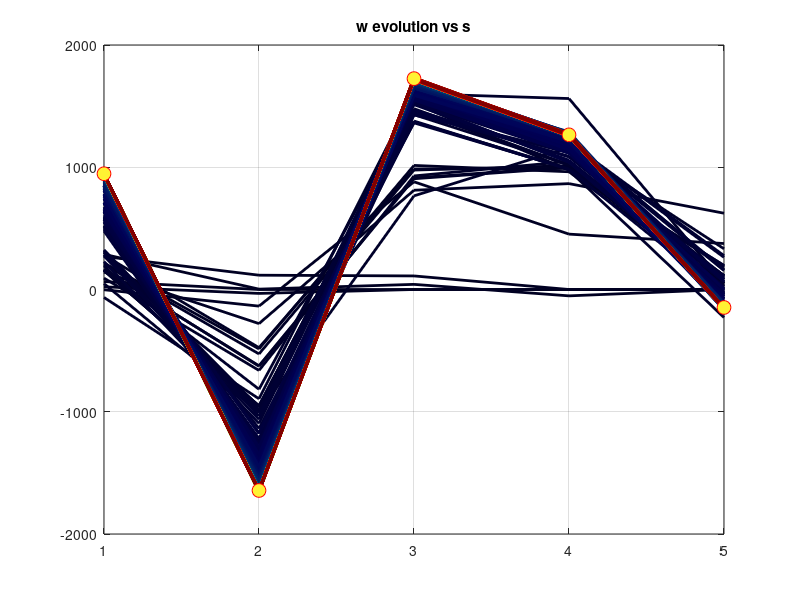
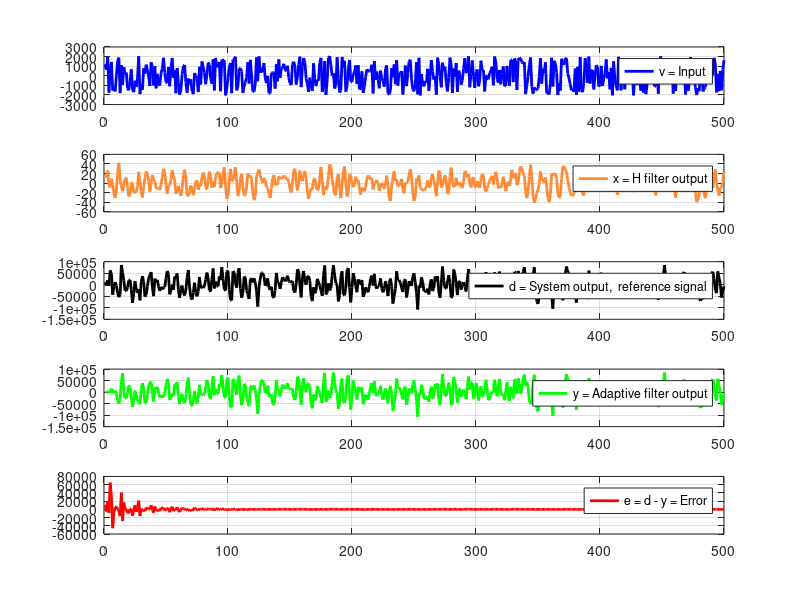

The MATLAB source for these figures, in order:
clear all;
close all;
clc;

Nbits=12;
MaxVal=2^(Nbits-1)-1
MinVal=-2^(Nbits-1)
uLMSDen=2^(Nbits-1)

%% Variables definitions 4 
% Total samples
N = 500;

% samples index vector
n = 1:N;

% v = input,  noise 
v = randi([MinVal,  MaxVal],  N,  1); 

% H filter 
bH = [1]; 
aH = [100 -80 50];

% x = H filter output 
x = filter(bH,  aH,  v); 

% y = W adaptive filter output
% since the filtering task is iterative 
% because the coefficients will be updated each time, 
% declare it as a vector of N elements. 
% updated output values will be inserted in it.
y = zeros(N,  1); 
err = zeros(N, 1);

% Filtering related parameters
% temporary buffer / samples size
M = 5; 
m = 1:M;

% Unknown system impulse response
s = randi([MinVal,  MaxVal],  M,  1);

% Reference signal
d = filter(s,  1,  x);

% x samples vector used for filtering
xtmp = zeros(M,  1);

% W time domain vector
wLMS = zeros(M,  1);

% LMS error and output vector.Use it to update y vector of size N
eLMS = zeros(M, 1);
yLMS = zeros(M, 1); 
uLMS = 1./uLMSDen

fig = figure(); 
C = jet(N);
kc = linspace(0.25, 1, N); 

for k = n

    dtmp = d(k); 
    xtmp = [x(k); xtmp(1:M-1)];
    yLMS = transpose(wLMS)*xtmp;
    yLMS = yLMS;
    eLMS = dtmp-yLMS;
    y(k) = yLMS;
    err(k) = eLMS;
    wLMS = floor(wLMS + uLMS .* eLMS .* xtmp);
    
    if (isnan(wLMS))
       disp(['Nan at k = ' num2str(k)]);
       break;
    end
    
    plot(m, wLMS, 'LineWidth', 2, 'Color', kc(k).*C(k, :)); grid on; hold on;

 end

scatter(m, s, 100, 'MarkerFaceColor', [1 0.95 0.2], 'MarkerEdgeColor',  [1 0 0]);
hold on;
title('w evolution vs s');
print('wLMS_vs_s.png', '-dpng');
waitfor(fig);

fig=figure(); 
subplot(5, 1, 1)
plot(n, v, 'LineWidth', 2, 'Color', [0 0 1]); grid on;
legend('v = Input');
subplot(5, 1, 2)
plot(n, x,  'LineWidth', 2, 'Color',  [1 0.5412 0.2]); grid on;
legend('x = H filter output');
subplot(5, 1, 3)
plot(n, d, 'LineWidth', 2, 'Color', [0 0 0]);grid on;
legend('d = System output,  reference signal');
subplot(5, 1, 4)
plot(n, y, 'LineWidth', 2, 'Color', [0 1 0]); grid on;
legend('y = Adaptive filter output');
subplot(5, 1, 5)
plot(n, err, 'LineWidth', 2, 'Color', [1 0 0]); grid on;
legend('e = d - y = Error');
print('data_plots.png', '-dpng');
waitfor(fig);

disp('s vs wLMS');
disp([s,  wLMS]);

disp(['y bits = ' num2str(ceil(log2(max(abs(y)))))]);
disp(['err bits = ' num2str(ceil(log2(max(abs(err)))))]);
disp(['wLMS bits = ' num2str(ceil(log2(max(abs(wLMS)))))]);
